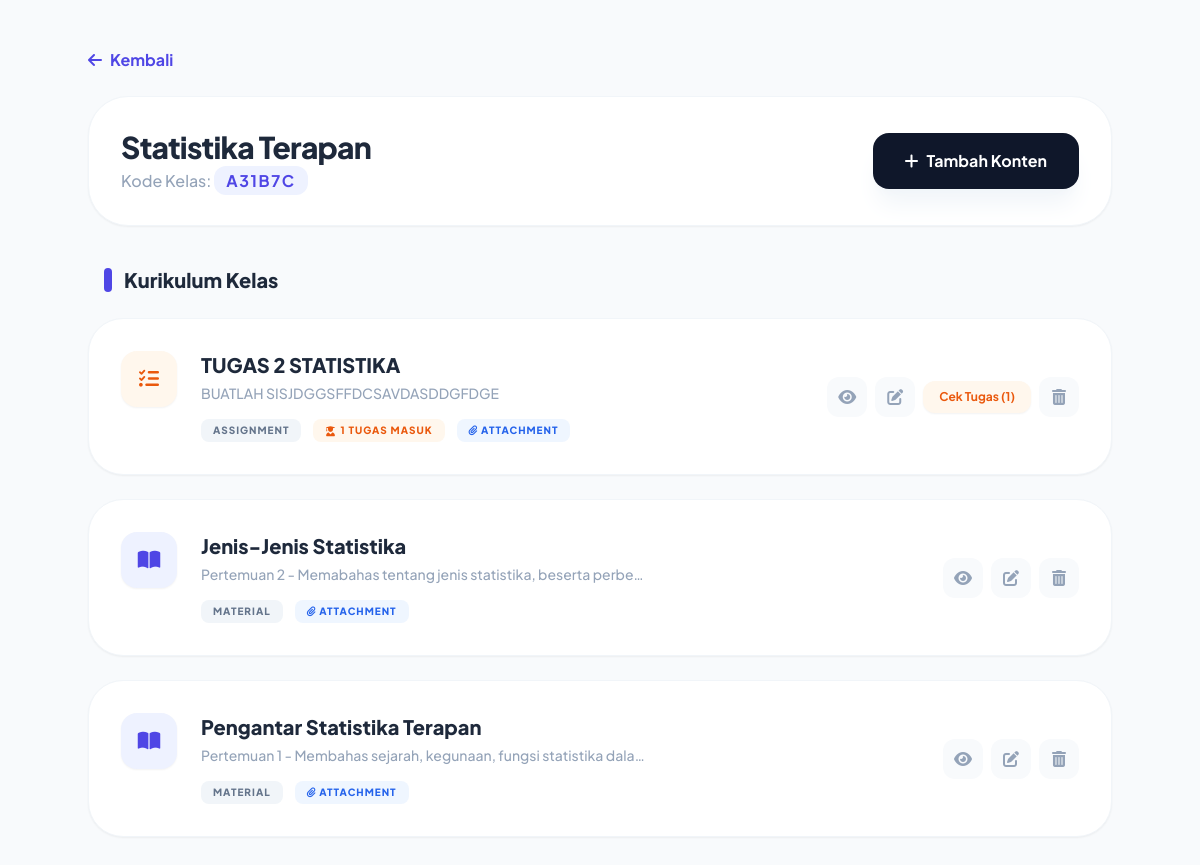
Screenshot of /course_detail.php?id=2 (signed in) with the database file from the repository.
### tables this page shows
CREATE TABLE `courses` (
  `id` int(11) NOT NULL,
  `teacher_id` int(11) DEFAULT NULL,
  `title` varchar(100) NOT NULL,
  `class_code` varchar(10) DEFAULT NULL,
  `description` text DEFAULT NULL
);

CREATE TABLE `materials` (
  `id` int(11) NOT NULL,
  `course_id` int(11) DEFAULT NULL,
  `type` enum('material','assignment') DEFAULT 'material',
  `title` varchar(100) NOT NULL,
  `content` text DEFAULT NULL,
  `file_path` varchar(255) DEFAULT NULL
);

### course_detail.php (the view, shortened to what this page needs)
<?php
include 'koneksi.php';
$course_id = $_GET['id'];
$teacher_id = $_SESSION['user_id'];
$course_query = mysqli_query($conn, "SELECT * FROM courses WHERE id = '$course_id' AND teacher_id = '$teacher_id'");
$course = mysqli_fetch_assoc($course_query);
$query_materials = "SELECT m.*,
                    (SELECT COUNT(*) FROM submissions WHERE material_id = m.id) as total_submissions
                    FROM materials m
                    WHERE m.course_id = '$course_id'
                    ORDER BY m.id DESC";
$materials_result = mysqli_query($conn, $query_materials);
?>
<!DOCTYPE html>
<html lang="en">
<head>
    <script src="https://cdn.tailwindcss.com"></script>
    <link href="https://cdnjs.cloudflare.com/ajax/libs/font-awesome/6.0.0/css/all.min.css" rel="stylesheet">
</head>
<body class="min-h-screen p-6 md:p-12">
    <div class="max-w-5xl mx-auto">
        <div class="mb-10">
            <a href="dashboard_teacher.php" class="text-indigo-600 font-bold flex items-center gap-2 mb-6 hover:underline transition">
                <i class="fa-solid fa-arrow-left"></i> Kembali
            </a>
            <div class="flex flex-col md:flex-row md:items-center justify-between gap-6 bg-white p-8 rounded-[40px] border border-slate-100 shadow-sm">
                <div>
                    <h1 class="text-3xl font-black text-slate-800 tracking-tight"><?php echo $course['title']; ?></h1>
                    <p class="text-slate-400 font-medium mt-1">Kode Kelas: <span class="text-indigo-600 font-bold uppercase tracking-widest bg-indigo-50 px-3 py-1 rounded-xl"><?php echo $course['class_code']; ?></span></p>
                </div>
                <a href="add_material.php?course_id=<?php echo $course_id; ?>" class="bg-slate-900 hover:bg-indigo-600 text-white px-8 py-4 rounded-2xl font-bold transition shadow-xl shadow-slate-100 flex items-center gap-2">
                    <i class="fa-solid fa-plus"></i> Tambah Konten
                </a>
            </div>
        </div>
        <h2 class="text-xl font-extrabold text-slate-800 mb-6 px-4 flex items-center gap-3">
            <span class="w-2 h-6 bg-indigo-600 rounded-full"></span> Kurikulum Kelas
        </h2>
        <div class="grid grid-cols-1 gap-6">
            <?php if(mysqli_num_rows($materials_result) > 0): ?>
                <?php while($mat = mysqli_fetch_assoc($materials_result)):
                    $is_assignment = ($mat['type'] === 'assignment');
                    $theme_color = $is_assignment ? 'orange' : 'indigo';
                    $icon = $is_assignment ? 'fa-tasks' : 'fa-book-open';
                ?>
                    <div class="bg-white p-6 md:p-8 rounded-[35px] border border-slate-100 shadow-sm hover:shadow-xl hover:shadow-<?php echo $theme_color; ?>-100/50 transition-all group">
                        <div class="flex flex-col md:flex-row md:items-center justify-between gap-6">
                            <div class="flex items-start gap-6">
                                <div class="w-14 h-14 bg-<?php echo $theme_color; ?>-50 text-<?php echo $theme_color; ?>-600 rounded-2xl flex items-center justify-center text-xl shadow-sm group-hover:bg-<?php echo $theme_color; ?>-600 group-hover:text-white transition-colors">
                                    <i class="fa-solid <?php echo $icon; ?>"></i>
                                </div>
                                <div>
                                    <h3 class="text-xl font-extrabold text-slate-800 group-hover:text-<?php echo $theme_color; ?>-600 transition-colors">
                                        <?php echo $mat['title']; ?>
                                    </h3>
                                    <p class="text-slate-400 text-sm mt-1 font-medium truncate max-w-xs md:max-w-md">
                                        <?php echo strip_tags($mat['content']); ?>
                                    </p>
                                    <div class="flex items-center gap-3 mt-4">
                                        <span class="bg-slate-100 text-slate-500 px-3 py-1 rounded-lg text-[10px] font-black uppercase tracking-widest flex items-center gap-1">
                                            <?php echo $is_assignment ? 'Assignment' : 'Material'; ?>
                                        </span>
                                        <?php if($is_assignment): ?>
                                            <span class="bg-orange-50 text-orange-600 px-3 py-1 rounded-lg text-[10px] font-black uppercase tracking-widest flex items-center gap-1">
                                                <i class="fa-solid fa-user-graduate"></i> <?php echo $mat['total_submissions']; ?> Tugas Masuk
                                            </span>
                                        <?php endif; ?>
                                        <?php if(!empty($mat['file_path'])): ?>
                                            <span class="bg-blue-50 text-blue-600 px-3 py-1 rounded-lg text-[10px] font-black uppercase tracking-widest">
                                                <i class="fa-solid fa-paperclip"></i> Attachment
                                            </span>
                                        <?php endif; ?>
                                    </div>
                                </div>
                            </div>
                           <div class="flex items-center gap-2 border-t md:border-t-0 pt-4 md:pt-0">
                            <a href="view_material.php?id=<?php echo $mat['id']; ?>"
                            class="w-10 h-10 flex items-center justify-center bg-slate-50 text-slate-400 hover:bg-indigo-50 hover:text-indigo-600 rounded-xl transition-all" title="Lihat Tampilan">
                                <i class="fa-solid fa-eye"></i>
                            </a>
                            <a href="edit_material.php?id=<?php echo $mat['id']; ?>&course_id=<?php echo $course_id; ?>"
                            class="w-10 h-10 flex items-center justify-center bg-slate-50 text-slate-400 hover:bg-amber-50 hover:text-amber-600 rounded-xl transition-all" title="Edit Konten">
                                <i class="fa-solid fa-pen-to-square"></i>
                            </a>
                            <?php if($is_assignment): ?>
                                <a href="view_submissions.php?material_id=<?php echo $mat['id']; ?>"
                                class="bg-orange-50 text-orange-600 hover:bg-orange-600 hover:text-white px-4 py-2 rounded-xl font-bold text-xs transition-all shadow-sm">
                                    Cek Tugas (<?php echo $mat['total_submissions']; ?>)
                                </a>
                            <?php endif; ?>
                            <a href="delete_material.php?id=<?php echo $mat['id']; ?>&course_id=<?php echo $course_id; ?>"
                            onclick="return confirm('Hapus konten ini?')"
                            class="w-10 h-10 flex items-center justify-center bg-slate-50 text-slate-400 hover:bg-red-50 hover:text-red-500 rounded-xl transition-all">
                                <i class="fa-solid fa-trash-can"></i>
                            </a>
                        </div>
                        </div>
                    </div>
                <?php endwhile; ?>
            <?php endif; ?>
        </div>
    </div>
</body>
</html>

### course_detail.php (style rules this page uses)
body { font-family: 'Plus Jakarta Sans', sans-serif; background-color: #F8FAFC; }

### rows the page displays
courses: title "Statistika Terapan", class_code "A31B7C"
materials: title "TUGAS 2 STATISTIKA", content "BUATLAH SISJDGGSFFDCSAVDASDDGFDGE", type "ASSIGNMENT", total_submissions "1", shows "ATTACHMENT"
materials: title "Jenis-Jenis Statistika", content "Pertemuan 2 - Memabahas tentang jenis statistika, beserta perbe…", type "MATERIAL", shows "ATTACHMENT"
materials: title "Pengantar Statistika Terapan", content "Pertemuan 1 - Membahas sejarah, kegunaan, fungsi statistika dala…", type "MATERIAL", shows "ATTACHMENT"
